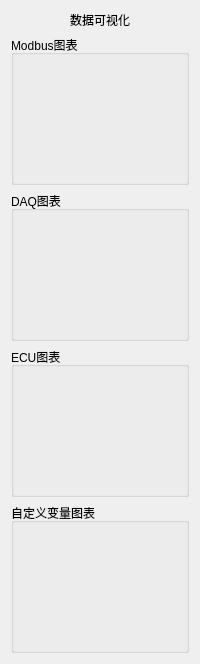
        <widget class="QWidget" name="page_2">
         <layout class="QVBoxLayout" name="pageLayout_2">
          <item>
           <widget class="QLabel" name="labelVisualizer">
            <property name="text">
             <string>数据可视化</string>
            </property>
            <property name="alignment">
             <set>Qt::AlignmentFlag::AlignCenter</set>
            </property>
           </widget>
          </item>
          <item>
           <widget class="QGroupBox" name="groupBox_4">
            <property name="sizePolicy">
             <sizepolicy hsizetype="Expanding" vsizetype="Expanding">
              <horstretch>0</horstretch>
              <verstretch>1</verstretch>
             </sizepolicy>
            </property>
            <property name="minimumSize">
             <size>
              <width>0</width>
              <height>150</height>
             </size>
            </property>
            <property name="title">
             <string>Modbus图表</string>
            </property>
            <layout class="QVBoxLayout" name="verticalLayout_6">
             <item>
              <widget class="QCustomPlot" name="modbusCustomPlot" native="true">
               <property name="minimumSize">
                <size>
                 <width>0</width>
                 <height>100</height>
                </size>
               </property>
              </widget>
             </item>
            </layout>
           </widget>
          </item>
          <item>
           <widget class="QGroupBox" name="groupBox_6">
            <property name="sizePolicy">
             <sizepolicy hsizetype="Expanding" vsizetype="Expanding">
              <horstretch>0</horstretch>
              <verstretch>1</verstretch>
             </sizepolicy>
            </property>
            <property name="minimumSize">
             <size>
              <width>0</width>
              <height>150</height>
             </size>
            </property>
            <property name="title">
             <string>DAQ图表</string>
            </property>
            <layout class="QVBoxLayout" name="verticalLayout_7">
             <item>
              <widget class="QCustomPlot" name="daqCustomPlot" native="true">
               <property name="minimumSize">
                <size>
                 <width>0</width>
                 <height>100</height>
                </size>
               </property>
              </widget>
             </item>
            </layout>
           </widget>
          </item>
          <item>
           <widget class="QGroupBox" name="groupBoxECUplot">
            <property name="sizePolicy">
             <sizepolicy hsizetype="Expanding" vsizetype="Expanding">
              <horstretch>0</horstretch>
              <verstretch>1</verstretch>
             </sizepolicy>
            </property>
            <property name="minimumSize">
             <size>
              <width>0</width>
              <height>150</height>
             </size>
            </property>
            <property name="title">
             <string>ECU图表</string>
            </property>
            <layout class="QVBoxLayout" name="verticalLayout_8">
             <item>
              <widget class="QCustomPlot" name="ECUCustomPlot" native="true">
               <property name="minimumSize">
                <size>
                 <width>0</width>
                 <height>100</height>
                </size>
               </property>
              </widget>
             </item>
            </layout>
           </widget>
          </item>
          <item>
           <widget class="QGroupBox" name="groupBoxCustomPlot">
            <property name="sizePolicy">
             <sizepolicy hsizetype="Expanding" vsizetype="Expanding">
              <horstretch>0</horstretch>
              <verstretch>1</verstretch>
             </sizepolicy>
            </property>
            <property name="minimumSize">
             <size>
              <width>0</width>
              <height>150</height>
             </size>
            </property>
            <property name="title">
             <string>自定义变量图表</string>
            </property>
            <layout class="QVBoxLayout" name="verticalLayout_11">
             <item>
              <widget class="QCustomPlot" name="customVarCustomPlot" native="true">
               <property name="minimumSize">
                <size>
                 <width>0</width>
                 <height>100</height>
                </size>
               </property>
              </widget>
             </item>
            </layout>
           </widget>
          </item>
         </layout>
        </widget>
